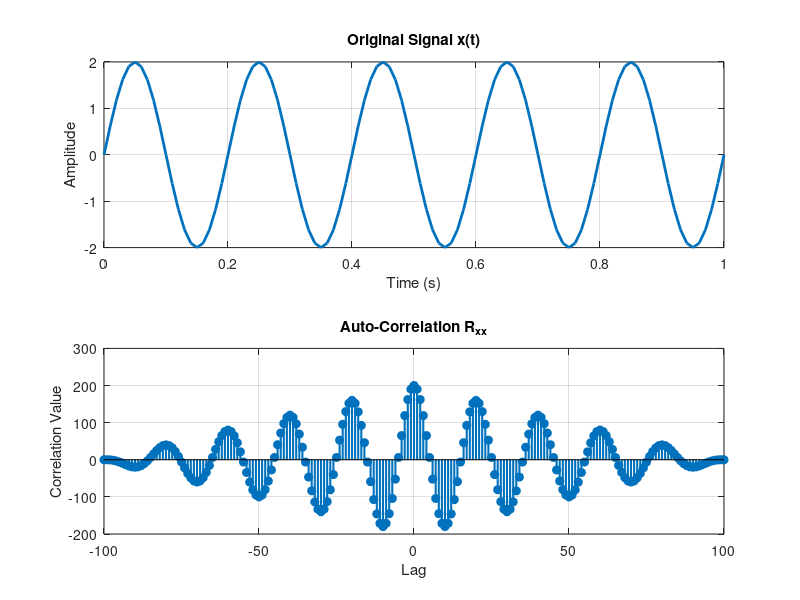

Write MATLAB code to recreate this figure.
clc;
clear all;
close all;

t = 0:0.1:0.3;
% So t = [0   0.1   0.2   0.3]

x = [1, 2, 3, 4]
% For random signal genration : x = randn(1, length(t));

subplot(2,1,1);
plot(t, x, 'b', 'LineWidth', 2);
title('Signal x');
xlabel('Time');
ylabel('Amplitude');

m = xcorr(x, x);  
% m = [4, 11, 20, 30, 20, 11, 4]     length(m) = 2 * length(x) - 1 = 7
disp("m = ")
disp(m)

t1 = t;
t2 = -fliplr(t1);

% t1 = [0   0.1   0.2   0.3]
% t2 = [-0.3, -0.2, -0.1, 0]

n1 = min(t1) + min(t2);   % n1 = 0 + (-0.3) = -0.3
n2 = max(t1) + max(t2);   % n2 = 0.3 + 0 = 0.3
n = linspace(n1, n2, length(m));  % n = linspace(-0.3, 0.3, 7)
% n = [-0.3  -0.2  -0.1   0   0.1   0.2   0.3]
disp("n = ")
disp(n)


subplot(2,1,2);
plot(n, m, 'm', 'Linewidth', 2);
title('Auto-correlation of x');
xlabel('Lag');
ylabel('Correlation');

% ==============================================================================
% Another easy way 
% ==============================================================================
clc;
close all;
clear;

% --- Signal Definition ---
t = 0:0.01:1;     % Time vector
f = 5;            % Frequency in Hz
A = 2;            % Amplitude
x = A * sin(2 * pi * f * t);   % Sine wave signal

% --- Plot Original Signal ---
subplot(2,1,1)
plot(t, x, 'LineWidth', 2);
title('Original Signal x(t)');
xlabel('Time (s)');
ylabel('Amplitude');
grid on;

% --- Auto-Correlation ---
[R_xx, lags] = xcorr(x, x);   % Auto-correlation

% --- Plot Auto-Correlation ---
subplot(2,1,2)
stem(lags, R_xx, 'filled', 'LineWidth', 1.5);
title('Auto-Correlation R_{xx}');
xlabel('Lag');
ylabel('Correlation Value');
grid on;




% Auto-correlation হলো একই সিগনালের সাথে তার নিজের মিল (similarity) পরিমাপ করার পদ্ধতি, যেখানে সিগনালটাকে ধীরে ধীরে shift (lag) করে দেখা হয় — কোন অবস্থানে নিজেই নিজের সাথে সবচেয়ে বেশি match করে।

% সহজ উদাহরণ:

% ধরো, একটি waveform আছে
% তুমি সেই waveform-টাকেই সামান্য ডানে সরিয়ে overlap করাও... আবার আরও সরাও... এভাবে দেখতে থাকো কোথায় সবথেকে বেশি মিল হচ্ছে।
% যে shift-এ সবচেয়ে বেশি ম্যাচিং হয়, সেই ল্যাগ-এ auto-correlation মান সর্বোচ্চ হয়।

% Auto-Correlation Applications
% 1️⃣ Signal Processing / Communication
% Pitch detection: গান বা স্পিচে মূল frequency বের করতে
% Echo detection: Signal delay বা reflection detect করা
% Noise analysis: Signal এর মধ্যে noise quantify করা
% Synchronization: Receiver ও transmitter signal sync করতে

% 2️⃣ Radar & Sonar
% Object distance বা speed detect করতে
% Signal reflection time বের করতে

% 3️⃣ Digital Communication
% Error detection: Signal distortion বা corruption চেক করা
% Channel analysis: Signal multipath বা delay estimate করা

% 4️⃣ Time Series Analysis
% Stock prices বা economic data trend detect করা
% Data set এর periodic pattern বোঝা

% 5️⃣ Audio / Music Analysis
% Musical note detection
% Repeating rhythm বা beat analysis

% 6️⃣ Image Processing
% Texture analysis: Image texture এর repetitive pattern detect করা
% Motion detection: Video frames এর similarity measure করা


% ধরো তোমার কাছে একটা sound wave আছে।
% তুমি এই wave কে একটু ডানে বা বামে সরাও।
% তারপর দেখো shifted wave এবং original wave কতটা মিলছে।
% এই shift করার পরের distance বা amount হলো lag।

% কিছু মূল দিক:
% Lag = 0: signal নিজেই নিজে সাথে match করছে → perfect correlation।
% Positive lag: signal কে ডানে shift করা।
% Negative lag: signal কে বামে shift করা।
% বড় lag → correlation সাধারণত কমে, কারণ signal আর পুরোপুরি মেলে না।

% সহজভাবে:
% Lag = signal কে কতটা সরানো হয়েছে তার পরিমাপ।

% Observation	                                        বোঝায় কি?
% Lag = 0 তে সর্বোচ্চ পিক (Highest Peak)	              নিজেকেই নিজের সাথে compare করলে সবচেয়ে বেশি similarity থাকে → Max correlation at lag = 0 
% Lag ±20, ±40, ±60 এ আবার peak আছে	                এটাকে বলে periodic peaks → Signal এর period ওই ল্যাগের সমান
% যত ল্যাগ বাড়ে, পিকের মান কমে	                      কারণ দূরের sample গুলো মিলে similarity কমে যায় → Energy decay
% Positive এবং Negative উভয় lag এ symmetric pattern	Auto-correlation সবসময় symmetric হয় Rxx(τ) = Rxx(-τ)
% Correlation Value = 200 (Maximum Energy)            মানে signal-এর total energy/sum of squared amplitude সবচেয়ে বেশি এই point এ contribute করেছে।
